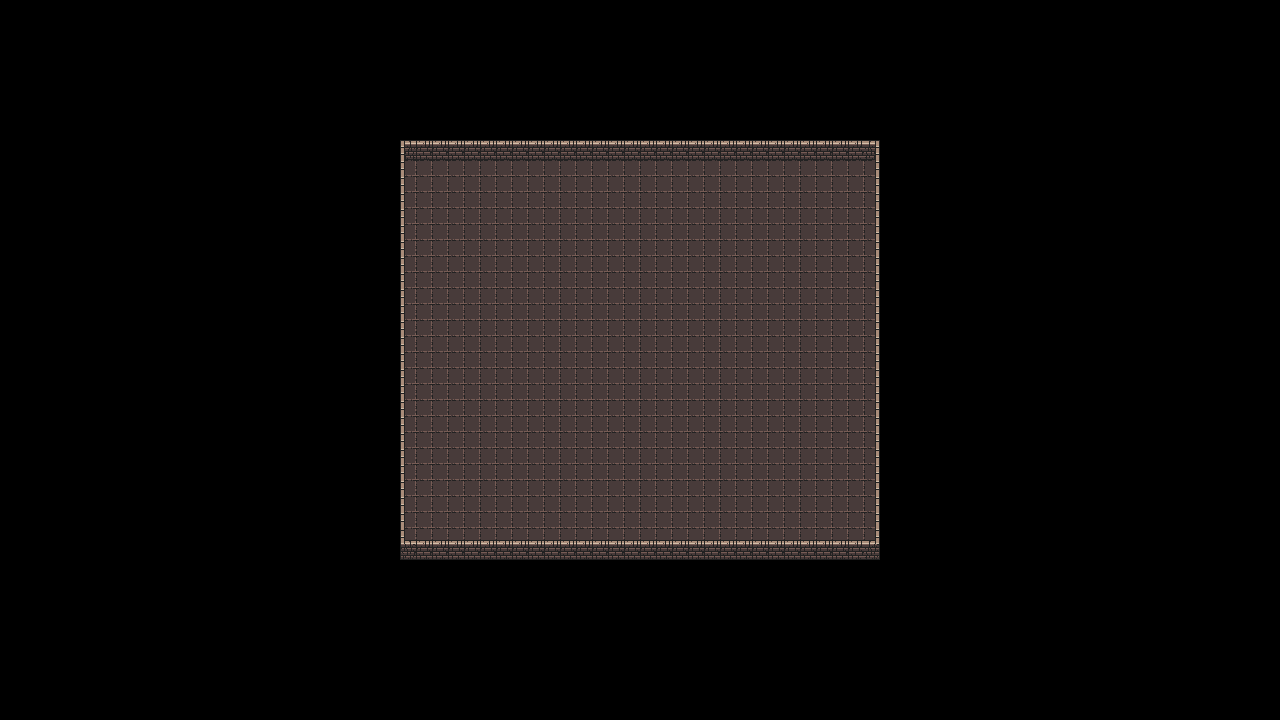

A 2D game scene composited from a Tiled map and its tileset images. What follows is a short description and the map's XML, with each tile layer's data collapsed to a summary:
An orthogonal 80x45 tile map with 16x16 px tiles, 5 tile layers (floor, bottomwall, leftwall, rightwall, ...) and 4 objects (TopWall, BottomWall, LeftWall, RightWall).

<map version="1.9" tiledversion="1.9.2" orientation="orthogonal" renderorder="left-up" width="80" height="45" tilewidth="16" tileheight="16" infinite="0" nextlayerid="19" nextobjectid="8">
 <tileset firstgid="1" source="dungeon.tsx" />
 <layer id="1" name="floor" width="80" height="45">
  <data>[3600 cells, 750 non-empty, 1 distinct tile ids]</data>
 </layer>
 <layer id="2" name="bottomwall" width="80" height="45">
  <properties>
   <property name="Collision" type="bool" value="true" />
  </properties>
  <data>[3600 cells, 829 non-empty, 7 distinct tile ids]</data>
 </layer>
 <layer id="16" name="leftwall" width="80" height="45">
  <data>[3600 cells, 23 non-empty, 1 distinct tile ids]</data>
 </layer>
 <layer id="17" name="rightwall" width="80" height="45">
  <data>[3600 cells, 23 non-empty, 1 distinct tile ids]</data>
 </layer>
 <layer id="18" name="topwall" width="80" height="45">
  <data>[3600 cells, 60 non-empty, 6 distinct tile ids]</data>
 </layer>
 <objectgroup color="#ff0000" id="14" name="WallCollision">
  <object id="2" name="TopWall" x="400.5" y="140.5" width="479" height="19.5">
   <properties>
    <property name="isDetected" type="bool" value="true" />
   </properties>
  </object>
  <object id="5" name="BottomWall" x="400" y="555" width="480" height="5">
   <properties>
    <property name="isDetected" type="bool" value="true" />
   </properties>
  </object>
  <object id="6" name="LeftWall" x="400" y="160" width="5" height="395" />
  <object id="7" name="RightWall" x="875" y="160" width="5" height="395" />
 </objectgroup>
</map>
